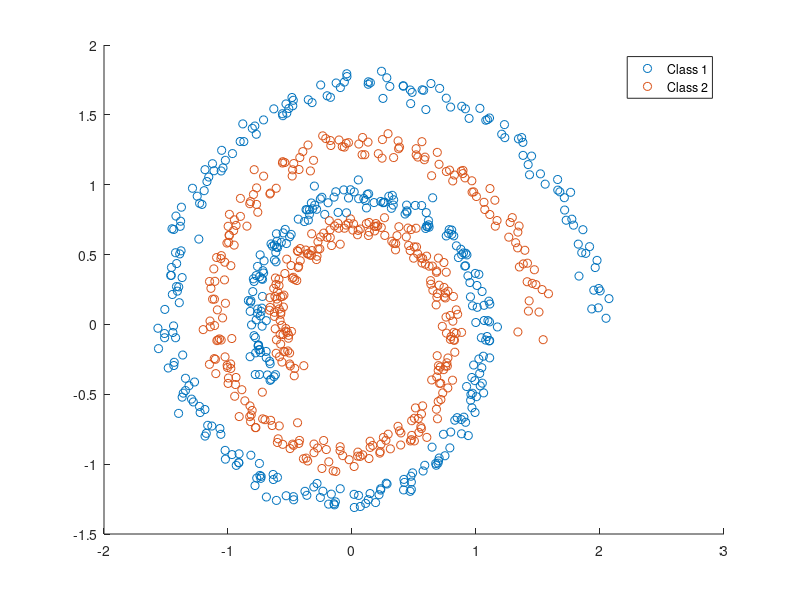

Reproduce this figure in MATLAB. (Note: this script raises an error after producing the figure.)
clear; clc; close all;
%%  Generate Spiral Data Set
% Class 1
x0 = [2; 0];
A = [-0.1 -1; 1 -0.1];
ode=@(t,x) A*x;
NumOfSample=400;
T=10;
t=linspace(0,T,NumOfSample);
[~, x] = ode45(ode, t, x0);
%%
% Class 2
y0 = [1.5; -0];
NumOfSample=400;
[~, y] = ode45(ode, t, y0);
%%  Add Random Noise
mag=0.05;
x=x+mag*randn(size(x));
y=y+mag*randn(size(y));
%% Visualization
scatter(x(:,1),x(:,2))
hold on
scatter(y(:,1),y(:,2))
legend('Class 1','Class 2')
%% One Hot Encoding
data=[x;y]';
label=zeros(2,2*NumOfSample);
label(1,1:NumOfSample)=ones(1,NumOfSample);
label(2,NumOfSample+1:end)=ones(1,NumOfSample);
%%
LayerStruct=[2,20,20,20,2];
NN.Cost='Entropy';
NN.ActivationFunction='ReLU';
NN=Initialization(LayerStruct,NN);
%%
option.Solver='ADAM';
option.s0=2e-3;
option.MaxIteration=800;
NN=OptimizationSolver(data,label,NN,option);
%%

